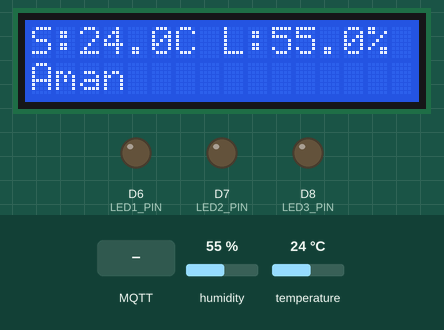
A sketch run on a simulated ESP8266 (NodeMCU). Shown: 16×2 character LCD, output pins drawn as LEDs (lit = HIGH). The inputs (shaded band) are chosen by the test bench; at power-on: humidity 55 %, temperature 24 °C. WiFi joins after 1.5 s; servers stay silent unless stated; no MQTT or app messages arrive unless stated; what the sketch prints to the serial monitor is not drawn.

Above: at 5.6 s.
5.7 s: humidity set to 31 %
At 11.2 s:
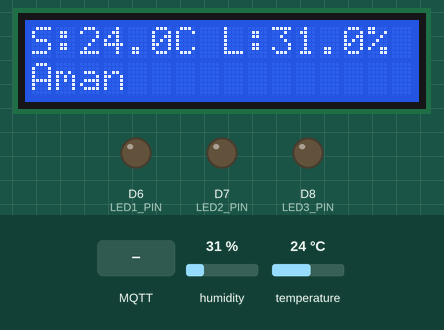
11.5 s: humidity set to 28 %
At 15.5 s:
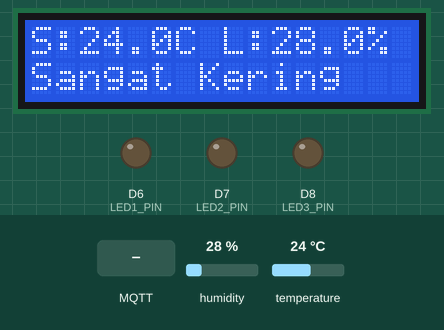
16.5 s: humidity set to 68 %
At 21.2 s:
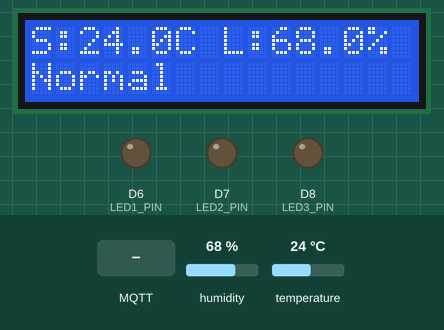
21.5 s: temperature set to 33 °C
At 25.3 s:
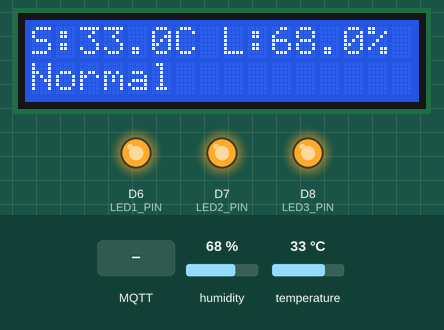
26.5 s: MQTT message "LED1_OFF" arrives on the first subscribed topic
At 26.9 s:
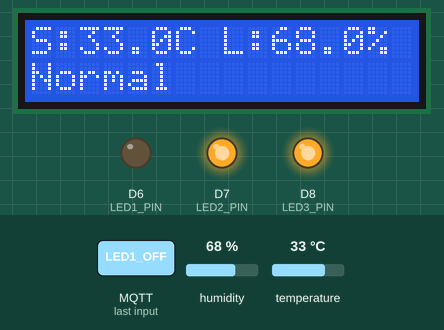
31.5 s: humidity set to 71 %
At 35.7 s:
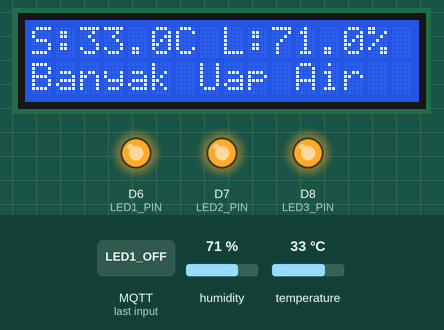
Timing chart, 0 to 37.2 s (numbered marks = the images above; inputs shaded):
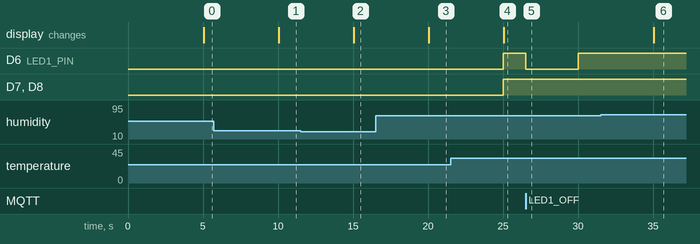

Measured:
- the behaviour switches between 30 and 29 % on humidity (found by bisection; images 1 and 2)
- the behaviour switches between 69 and 70 % on humidity (found by bisection; images 5 and 6)
- after the input at 5.7 s, the display: changes after 4.3 s (image 1)
- after the input at 11.5 s, the display: changes after 3.6 s (image 2)
- after the input at 16.5 s, the display: changes after 3.6 s (image 3)
- after the input at 21.5 s, D6 (LED1_PIN), D7 (LED2_PIN), D8 (LED3_PIN): LOW → HIGH after 3.5 s; the display: changes after 3.6 s (image 4)
- after the input at 26.5 s, D6 (LED1_PIN): HIGH → LOW at once, → HIGH 3.5 s later
- after the input at 31.5 s, the display: changes after 3.6 s (image 6)

The sketch:

praktikum6.ino
```cpp
/*
 * TUGAS AKHIR PRAKTIKUM 6 IOT
 * Sistem Kendali LED dan Monitoring Suhu/Kelembaban
 * Nama Mahasiswa: Andreas Damar Saputra
 * NIM: G.231.22.0155
 */

// 1. Panggil semua library yang dibutuhkan
#include <ESP8266WiFi.h>
#include <PubSubClient.h>
#include <Wire.h>
#include <LiquidCrystal_I2C.h>
#include <DHT.h>
#include <ArduinoJson.h>

// 2. Konfigurasi WiFi
const char* ssid = "kere ya?";
const char* password = "andrebaikhati";

// 3. Konfigurasi MQTT Server dan Topik
const char* mqtt_server = "mqtt.revolusi-it.com";
const char* mqtt_user = "usm";
const char* mqtt_pass = "usmjaya1";
const char* nim = "G.231.22.0155";

// Menggabungkan string untuk topik MQTT
char mqtt_topic[50];

// Client ID untuk perangkat NodeMCU menggunakan NIM
const char* mqtt_client_id_nodemcu = nim;

// 4. Konfigurasi Pin Hardware
#define DHTPIN D4
#define DHTTYPE DHT11

// Pin untuk LED
#define LED1_PIN D6
#define LED2_PIN D7
#define LED3_PIN D8

// 5. Inisialisasi Objek
WiFiClient espClient;
PubSubClient client(espClient);
LiquidCrystal_I2C lcd(0x27, 16, 2);
DHT dht(DHTPIN, DHTTYPE);

// 6. Variabel Global untuk Timer
long lastMsg = 0;
int interval = 5000;

// ======================= FUNGSI SETUP =======================
void setup() {
  Serial.begin(115200);

  pinMode(LED1_PIN, OUTPUT);
  pinMode(LED2_PIN, OUTPUT);
  pinMode(LED3_PIN, OUTPUT);
  digitalWrite(LED1_PIN, LOW);
  digitalWrite(LED2_PIN, LOW);
  digitalWrite(LED3_PIN, LOW);

  lcd.init();
  lcd.backlight();
  lcd.setCursor(0, 0);
  lcd.print("Praktikum 6 IOT");
  lcd.setCursor(0, 1);
  lcd.print("Connecting...");

  dht.begin();
  sprintf(mqtt_topic, "iot/%s", nim);

  setup_wifi();
  client.setServer(mqtt_server, 1883);
  client.setCallback(callback);
}

// ======================= FUNGSI KONEKSI WIFI =======================
void setup_wifi() {
  delay(10);
  Serial.println();
  Serial.print("Connecting to ");
  Serial.println(ssid);
  WiFi.mode(WIFI_STA);
  WiFi.begin(ssid, password);
  while (WiFi.status() != WL_CONNECTED) {
    delay(500);
    Serial.print(".");
  }
  Serial.println("\nWiFi connected");
  Serial.print("IP address: ");
  Serial.println(WiFi.localIP());
}

// ======================= FUNGSI CALLBACK MQTT =======================
// Fungsi ini akan mengontrol LED berdasarkan pesan dari web/MQTT
void callback(char* topic, byte* payload, unsigned int length) {
  Serial.print("Message arrived [");
  Serial.print(topic);
  Serial.print("] ");
  String message;
  for (int i = 0; i < length; i++) {
    message += (char)payload[i];
  }
  Serial.println(message);

  if (message == "LED1_ON") {
    digitalWrite(LED1_PIN, HIGH);
  } else if (message == "LED1_OFF") {
    digitalWrite(LED1_PIN, LOW);
  } else if (message == "LED2_ON") {
    digitalWrite(LED2_PIN, HIGH);
  } else if (message == "LED2_OFF") {
    digitalWrite(LED2_PIN, LOW);
  } else if (message == "LED3_ON") {
    digitalWrite(LED3_PIN, HIGH);
  } else if (message == "LED3_OFF") {
    digitalWrite(LED3_PIN, LOW);
  }
}

// ======================= FUNGSI REKONEKSI MQTT =======================
void reconnect() {
  while (!client.connected()) {
    Serial.print("Attempting MQTT connection...");
    if (client.connect(mqtt_client_id_nodemcu, mqtt_user, mqtt_pass)) {
      Serial.println("connected");
      client.subscribe(mqtt_topic);
    } else {
      Serial.print("failed, rc=");
      Serial.print(client.state());
      Serial.println(" try again in 5 seconds");
      delay(5000);
    }
  }
}

// ======================= FUNGSI LOOP UTAMA =======================
void loop() {
  if (!client.connected()) {
    reconnect();
  }
  client.loop();

  long now = millis();
  if (now - lastMsg > interval) {
    lastMsg = now;

    float h = dht.readHumidity();
    float t = dht.readTemperature();

    if (isnan(h) || isnan(t)) {
      Serial.println("Failed to read from DHT sensor!");
      lcd.clear();
      lcd.setCursor(0, 0);
      lcd.print("Sensor Error");
      return;
    }

    // Kontrol LED berdasarkan suhu
    controlLEDsByTemperature(t);

    // Alokasi memori JSON yang dinamis dan aman
    const int capacity = JSON_OBJECT_SIZE(2);
    StaticJsonDocument<capacity> doc;

    doc["suhu"] = t;
    doc["kelembaban"] = h;

    char jsonBuffer[128];
    serializeJson(doc, jsonBuffer);

    client.publish(mqtt_topic, jsonBuffer);
    Serial.print("Publish message: ");
    Serial.println(jsonBuffer);

    String statusLembab;
    if (h >= 70) {
      statusLembab = "Banyak Uap Air";
    } else if (h >= 60) {
      statusLembab = "Normal";
    } else if (h >= 30) {
      statusLembab = "Aman";
    } else {
      statusLembab = "Sangat Kering";
    }

    lcd.clear();
    lcd.setCursor(0, 0);
    lcd.print("S:");
    lcd.print(t, 1);
    lcd.print("C ");
    lcd.setCursor(8, 0);
    lcd.print("L:");
    lcd.print(h, 1);
    lcd.print("%");
    lcd.setCursor(0, 1);
    lcd.print(statusLembab);
  }
}

// ======================= FUNGSI KONTROL LED BERDASARKAN SUHU =======================
void controlLEDsByTemperature(float temperature) {
  // Logika kontrol LED berdasarkan suhu
  if (temperature >= 31) {
    // Suhu >= 31: Semua LED menyala
    digitalWrite(LED1_PIN, HIGH);
    digitalWrite(LED2_PIN, HIGH);
    digitalWrite(LED3_PIN, HIGH);
    Serial.println("Suhu >= 31°C: Semua LED menyala");
  }
  else if (temperature >= 30) {
    // Suhu >= 30: LED 1 dan 2 menyala, LED 3 mati
    digitalWrite(LED1_PIN, HIGH);
    digitalWrite(LED2_PIN, HIGH);
    digitalWrite(LED3_PIN, LOW);
    Serial.println("Suhu >= 30°C: LED 1 & 2 menyala");
  }
  else if (temperature >= 29) {
    // Suhu >= 29: LED 1 menyala, LED 2 dan 3 mati
    digitalWrite(LED1_PIN, HIGH);
    digitalWrite(LED2_PIN, LOW);
    digitalWrite(LED3_PIN, LOW);
    Serial.println("Suhu >= 29°C: LED 1 menyala");
  }
  else {
    // Suhu < 29: Semua LED mati
    digitalWrite(LED1_PIN, LOW);
    digitalWrite(LED2_PIN, LOW);
    digitalWrite(LED3_PIN, LOW);
    Serial.println("Suhu < 29°C: Semua LED mati");
  }
}
```
